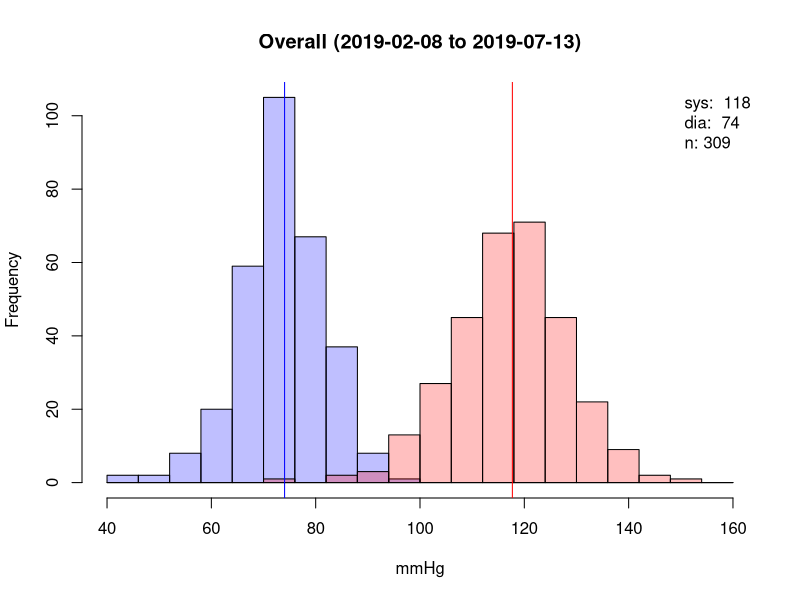
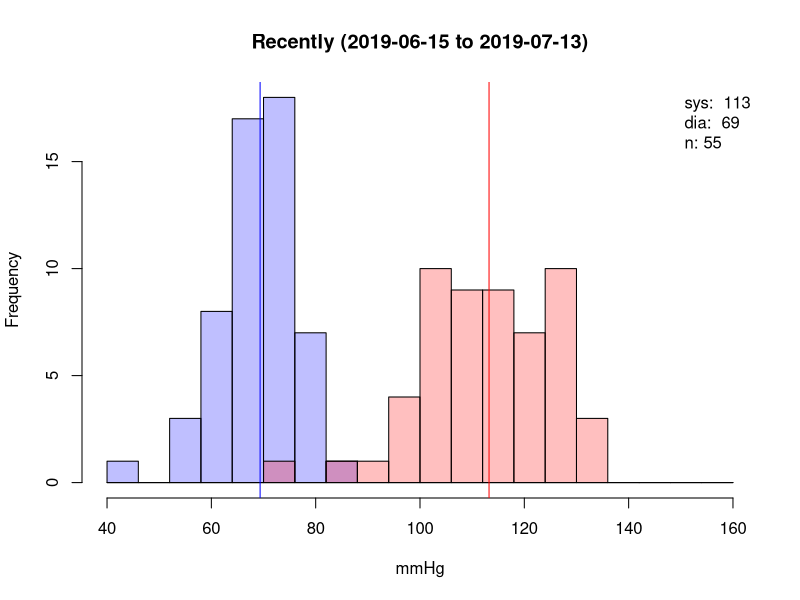
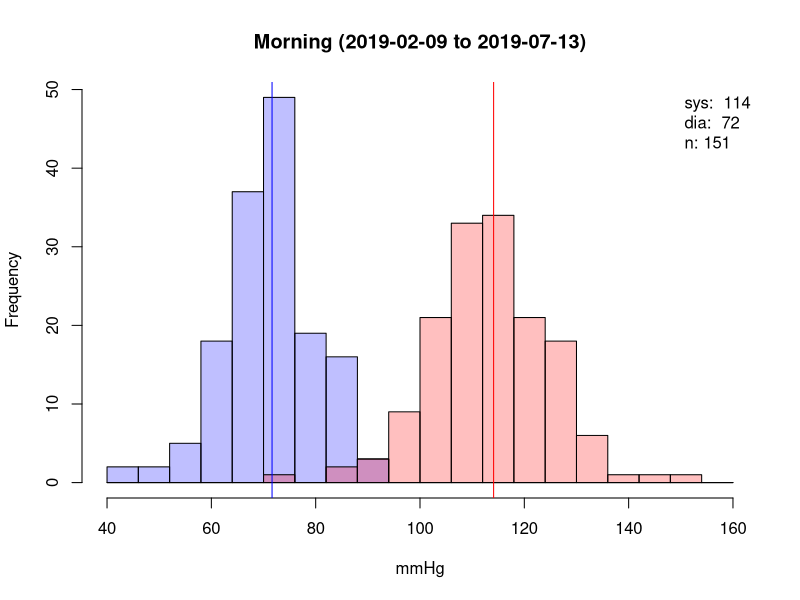
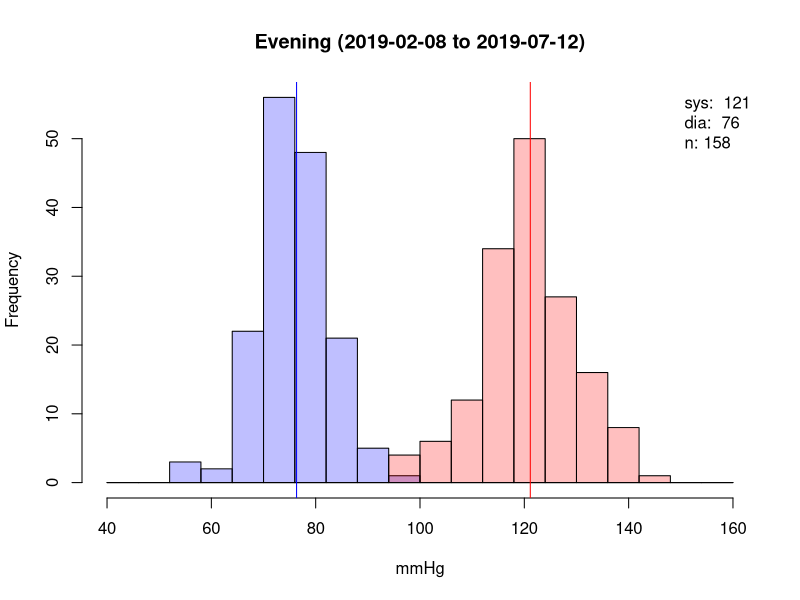
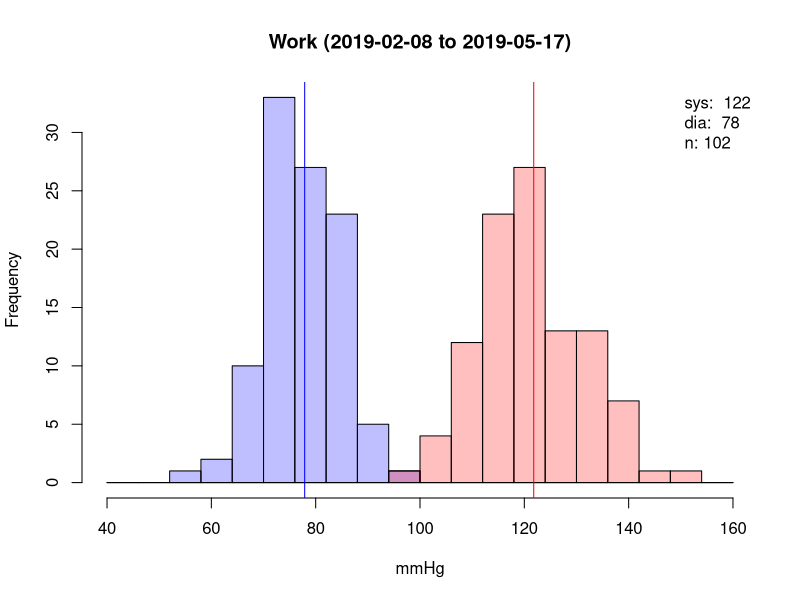
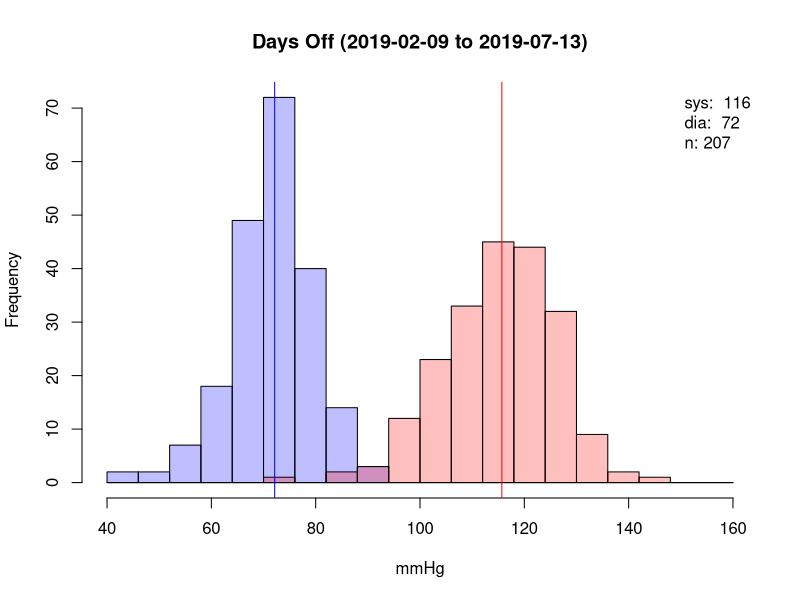
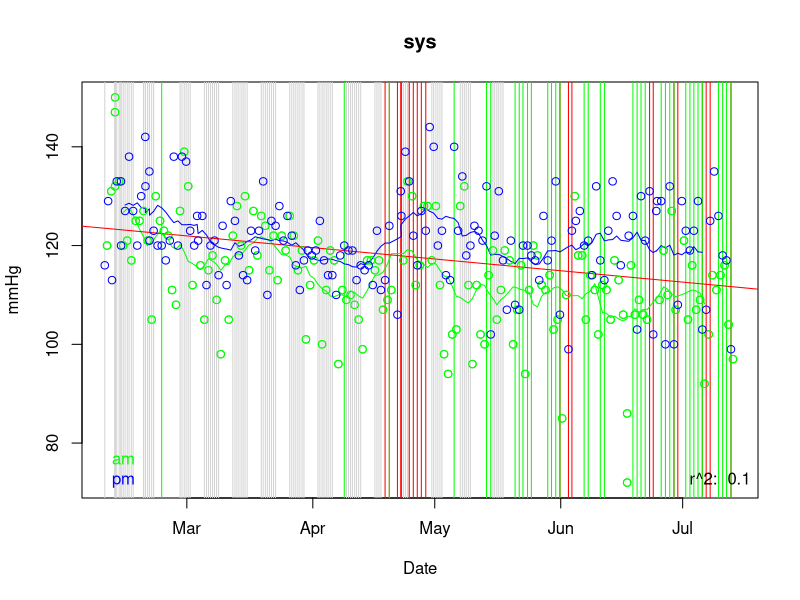
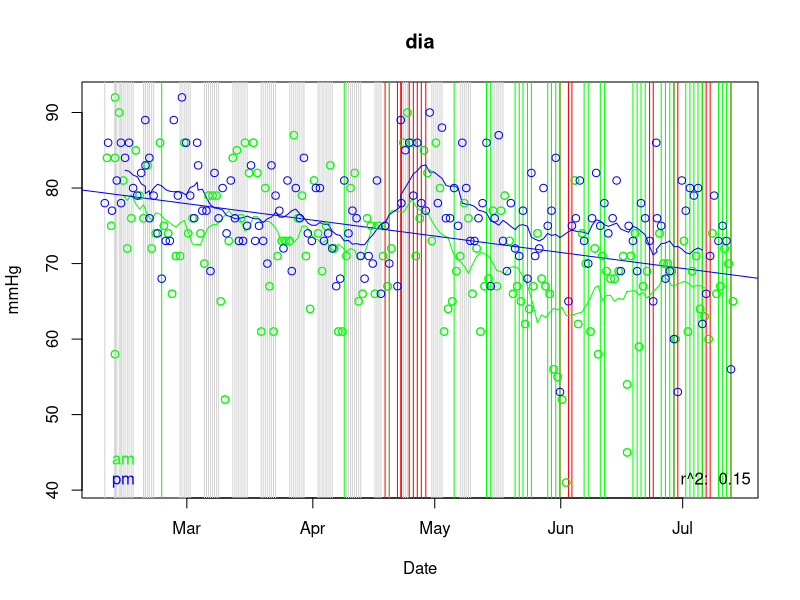

R code for these plots, in order:
## ---- chunk 1
library(lubridate)
## ---- chunk 2
b <- read.csv(file="bp.csv", header=TRUE, sep=",")
b$date <- as.Date(b$date)
bprange <- c(min(b$dia), max(b$sys))
f <- read.csv(file="factors.csv", header=TRUE, sep=",")
f$date <- as.Date(f$date)

# merge blood-pressure and factors on date column
bp <- merge(b, f, by.x = "date", by.y = "date", all.x = TRUE)
bp[is.na(bp)] <- 0
bp$datetime <- as_datetime(paste(bp$date, bp$time))

# plot colours
cdia <- rgb(0,0,1,1/4)
csys <- rgb(1,0,0,1/4)
cpul <- rgb(0,1,0,1/4)
## ---- chunk 3
plot.blood.pressure <- function(bp, title) {
  xmin <- signif(bprange[1] - 5, 1)
  xmax <- signif(bprange[2] + 5, 2)
  b <- seq(xmin, xmax, by=(xmax - xmin) / 20)
  hdia <- hist(bp$dia, breaks=b, plot=F)
  hsys <- hist(bp$sys, breaks=b, plot=F)
  ylim <- c(0, max(c(hsys$counts, hdia$counts)))
  plot(hdia, col=cdia, xlim=c(xmin,xmax), ylim=ylim, main=paste(title, " (", min(bp$date), " to ", max(bp$date), ")", sep=""), xlab="mmHg")
  plot(hsys, col=csys, xlim=c(xmin,xmax), ylim=mc, add=T)
  mdia <- mean(bp$dia)
  msys <- mean(bp$sys)
  abline(v=c(msys, mdia), col=c("red","blue"))
  legend("topright", bty="n", legend=c(paste("sys: ", format(msys, digits=2)), paste("dia: ", format(mdia, digits=2)), paste("n:", nrow(bp))))
}
## ---- chunk 4
plot.blood.pressure(bp, "Overall")
## ---- chunk 5
plot.blood.pressure(bp[max(bp$date) - bp$date <= 28,], "Recently")
## ---- chunk 6
am <- hour(bp$datetime) < 12
plot.blood.pressure(bp[am,], "Morning")
## ---- chunk 7
pm <- hour(bp$datetime) >= 12
plot.blood.pressure(bp[pm,], "Evening")
## ---- chunk 8
plot.blood.pressure(bp[bp$work == 1,], "Work")
## ---- chunk 9
plot.blood.pressure(bp[bp$work == 0,], "Days Off")
## ---- chunk 10
movavg <- function(x, n=14) {
  filter(x,rep(1/n,n), sides=2)
}
plot.dates <- function(bp, var, col, yl="mmHg", ma=T) {
  cs <- c("green", "blue")
  dates <- bp$datetime
  points <- bp[,var]
  am <- hour(bp$datetime) < 12
  pm <- !am
  plot(dates[am], points[am], xlab="Date", ylab=yl, main=var, col=cs[1])
  abline(v=dates[bp$work == 1], col="lightgray")
  abline(v=dates[pm & (bp$alcohol == 1)], col="red")
  abline(v=dates[pm & (bp$cycle == 1)], col="green")
  if (ma) {
    lines(dates[am], movavg(points[am]), col=cs[1])
    lines(dates[pm], movavg(points[pm]), col=cs[2])
  }
  sd <- lm(points~dates)
  abline(sd, col=col)
  points(dates[am], points[am], col=cs[1])
  points(dates[pm], points[pm], col=cs[2])
  legend("bottomright", bty="n", legend=paste("r^2: ", format(summary(sd)$r.squared, digits=2)))
  legend("bottomleft", bty="n", legend=c("am", "pm"), text.col = cs, pt.bg=cs)
}
plot.dates(bp, "sys", "red")
plot.dates(bp, "dia", "blue")
## ---- chunk 11
plot(bp$dia, bp$sys, xlab = "Diastolic", ylab="Systolic")
msd <- lm(bp$sys ~ bp$dia)
abline(msd)
legend("bottomright", bty="n", legend=paste("r^2: ", format(summary(msd)$r.squared, digits=2)))
## ---- chunk 12
prange <- c(min(bp$pulse), max(bp$pulse))

plot.pulse <- function(bp, title) {
  pmin <- signif(prange[1] - 5, 1)
  pmax <- signif(prange[2] + 5, 2)
  b <- seq(pmin, pmax, by=((pmax - pmin) / 20))
  hpul <- hist(bp$pulse, breaks=b, plot=F)
  plot(hpul, col=cpul, xlim=c(pmin, pmax), main=paste(title, " (", min(bp$date), " to ", max(bp$date), ")", sep=""), xlab="bpm")
  m <- mean(bp$pulse)
  abline(v=m, col=cpul)
  legend("topright", bty="n", legend=c(paste("av: ", format(m, digits=2)), paste("n:", nrow(bp))))
}
## ---- chunk 13
plot.pulse(bp, "Overall")
## ---- chunk 14
plot.pulse(bp[max(bp$date) - bp$date <= 28,], "Recently")
## ---- chunk 15
plot.pulse(bp[am & bp$work==1 & bp$alcohol==0,], "Morning (work)")
## ---- chunk 16
plot.pulse(bp[am & bp$work==0 & bp$alcohol==0,], "Morning (off)")
## ---- chunk 17
plot.pulse(bp[am & bp$work==1 & bp$alcohol==0,], "Evening (work)")
## ---- chunk 18
plot.pulse(bp[pm & bp$work==0 & bp$alcohol==0,], "Evening (off)")
## ---- chunk 19
plot.dates(bp, "pulse", "green", "bpm")
## ---- chunk 20
nth.day.after <- function(n) {
  adates <- bp[bp$alcohol == 1, "date"]
  nadates <- bp[(bp$alcohol == 0) & (bp$date %in% (adates + 1)), "date"]
  return(bp[(bp$alcohol == 0) & (bp$date %in% (nadates + n)),])
}
## ---- chunk 21
plot.blood.pressure(nth.day.after(0), "Day 1")
## ---- chunk 22
plot.blood.pressure(nth.day.after(1), "Day 2")
## ---- chunk 23
plot.blood.pressure(nth.day.after(2), "Day 3")
## ---- chunk 24
plot.blood.pressure(nth.day.after(3), "Day 4")
## ---- chunk 25
plot.blood.pressure(nth.day.after(4), "Day 5")
## ---- chunk 26
plot.pulse(nth.day.after(0), "Day 1")
## ---- chunk 27
plot.pulse(nth.day.after(1), "Day 2")
## ---- chunk 28
plot.pulse(nth.day.after(2), "Day 3")
## ---- chunk 29
dates <- f[f$alcohol == 1, "date"]
length(dates[diff(dates) == -1]) / length(dates)
## ---- chunk 30
sapply(c(0, 1, 2, 3, 4, 5, 6), function(n) nrow(nth.day.after(n)), simplify = T)
## ---- chunk 31
table(wday(dates, label=T, abbr=T))
